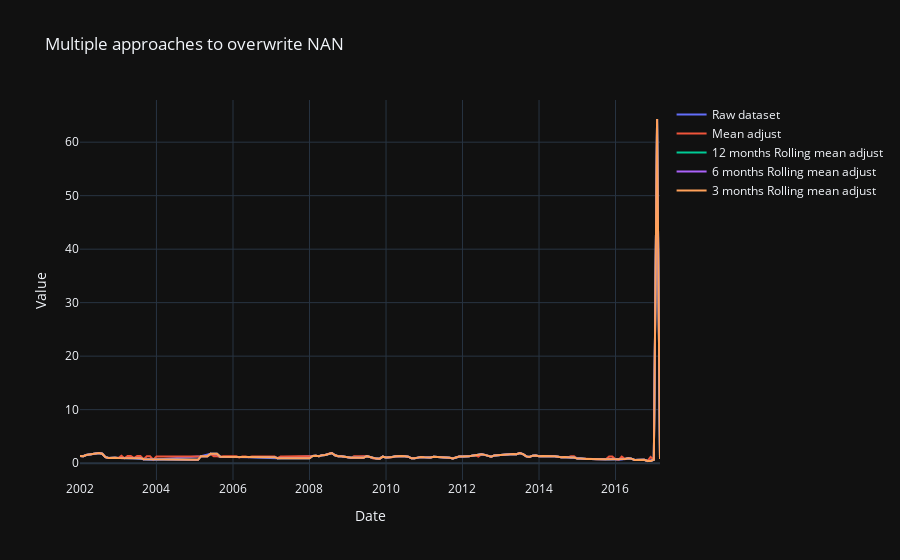

Notebook code cell kept with this figure:
### Code cell
fig = go.Figure()

# Adicionar traços para cada DataFrame
fig.add_trace(go.Scatter(x=dataframe_to_adjust['date'], y=dataframe_to_adjust['usdprice'], mode='lines', name='Raw dataset'))
fig.add_trace(go.Scatter(x=dataframe_adjusted_mean['date'], y=dataframe_adjusted_mean['usdprice'], mode='lines', name='Mean adjust'))
fig.add_trace(go.Scatter(x=dataframe_adjusted_rolling_12_months['date'], y=dataframe_adjusted_rolling_12_months['usdprice'], mode='lines', name='12 months Rolling mean adjust'))
fig.add_trace(go.Scatter(x=dataframe_adjusted_rolling_6_months['date'], y=dataframe_adjusted_rolling_6_months['usdprice'], mode='lines', name='6 months Rolling mean adjust'))
fig.add_trace(go.Scatter(x=dataframe_adjusted_rolling_3_months['date'], y=dataframe_adjusted_rolling_3_months['usdprice'], mode='lines', name='3 months Rolling mean adjust'))

# Adicionar título e rótulos dos eixos
fig.update_layout(title='Multiple approaches to overwrite NAN',
                  xaxis_title='Date',
                  yaxis_title='Value')

# Mostrar o gráfico
fig.show()
